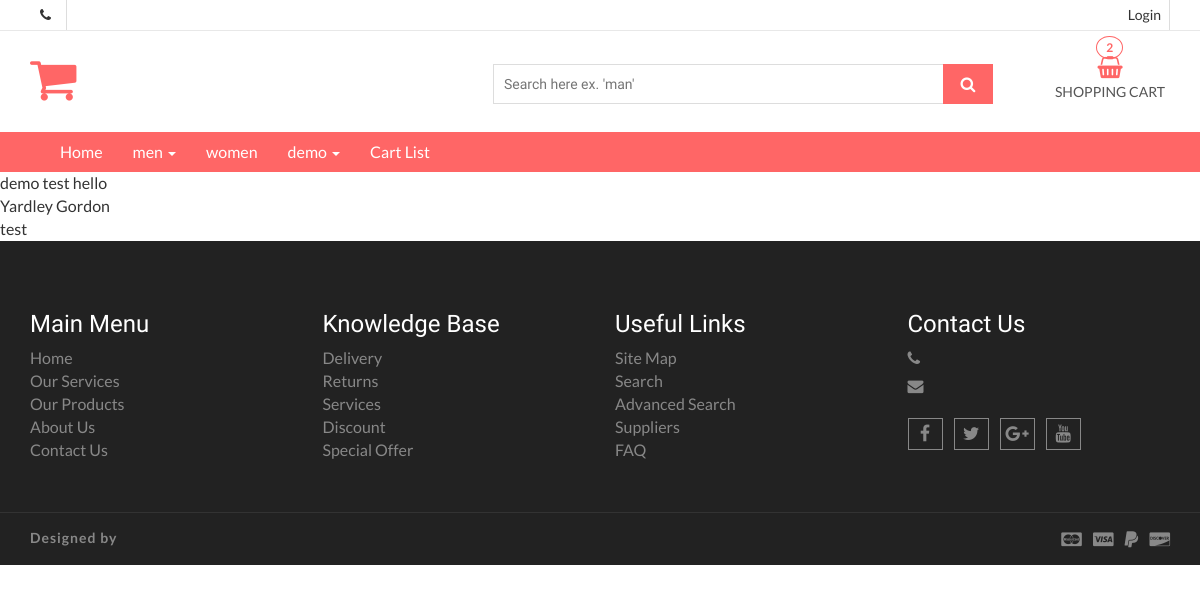
/product, run on an earlier commit of the app's database.
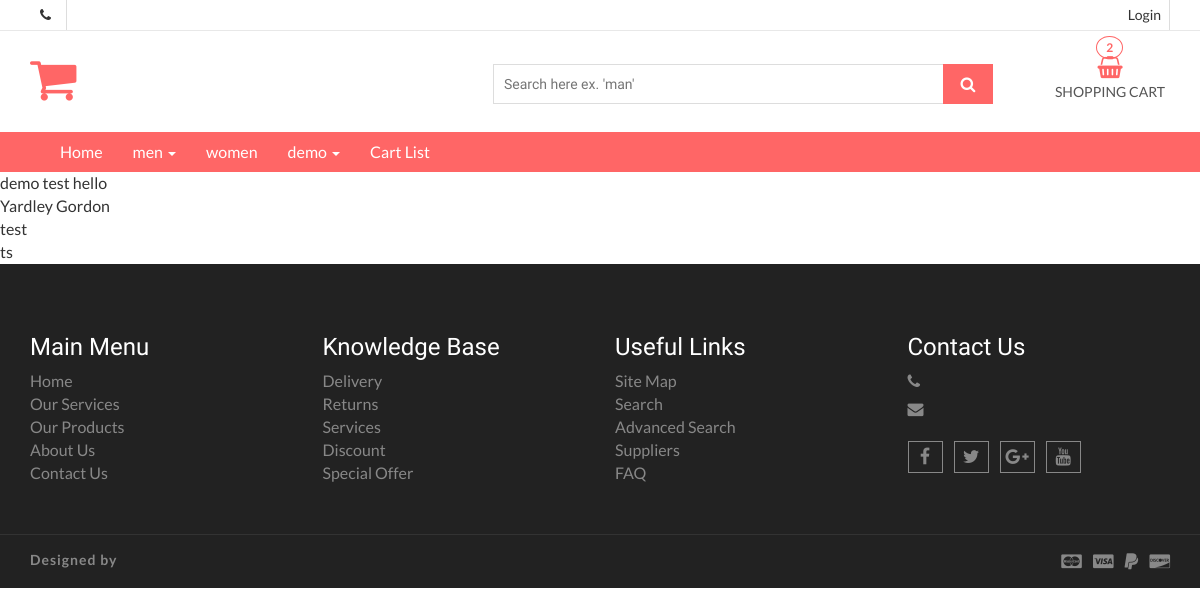
And on a later commit of the database.
### ecommerce/models.py (models this page shows, shortened)
class Category(models.Model):
    category_name = models.CharField(max_length=255, unique=True)

class Product(models.Model):
    product_name = models.CharField(max_length=255)
    product_slug = models.SlugField(max_length=255, unique=True)
    category_id = models.ForeignKey(Category, on_delete=models.CASCADE)
    m_price = models.IntegerField(default=0)
    s_price = models.IntegerField(default=0)
    d_price = models.IntegerField(default=0)
    product_image = models.ImageField(upload_to='products')
    summary = models.TextField(blank=True)
    description = RichTextField(blank=True)

### ecommerce/views.py (the view)
# urls.py: path('product', views.product, name='product'),
def product(request):
    content = {
        'productData': Product.objects.all()
    }
    return render(request, 'pages/product/product.html', content)

### ecommerce/general.py (called while the page is built)
def send_setting_data(request):
    content = {
        'settingData': Setting.objects.last(),
        'categoryData': Category.objects.all()
    }
    return content

def make_title(request):
    content = {
        'title': 'My-Project'
    }
    return content

### templates/pages/product/product.html
{% extends 'master/master.html' %}
{% block content %}
    {% if productData.count > 0 %}
        <ul>
            {% for product in productData %}
                <li>{{ product.product_name }}</li>
            {% endfor %}
        </ul>
    {% else %}
        <h1>Product not found: {{ criteria }}</h1>
    {% endif %}
{% endblock %}

### templates/layouts/menu.html (shortened to what this page needs)
<section id="menu">
    <div class="container">
        <div class="menu-area">
            <div class="navbar navbar-default" role="navigation">
                <div class="navbar-collapse collapse">
                    <ul class="nav navbar-nav">
                        <li><a href="{% url 'index' %}">Home</a></li>
                        {% for category in categoryData %}
                            {% if category.product_set.all %}
                                <li><a href="#">{{ category.category_name }} <span class="caret"></span></a>
                                </li>
                            {% else %}
                                <li><a href="">{{ category.category_name }}</a></li>
                            {% endif %}
                        {% endfor %}
                        <li><a href="{% url 'cart-list' %}">Cart List</a></li>
                    </ul>
                </div>
            </div>
        </div>
    </div>
</section>

What changed in the data, as far as the page shows it:
added Product: product_name "ts"
